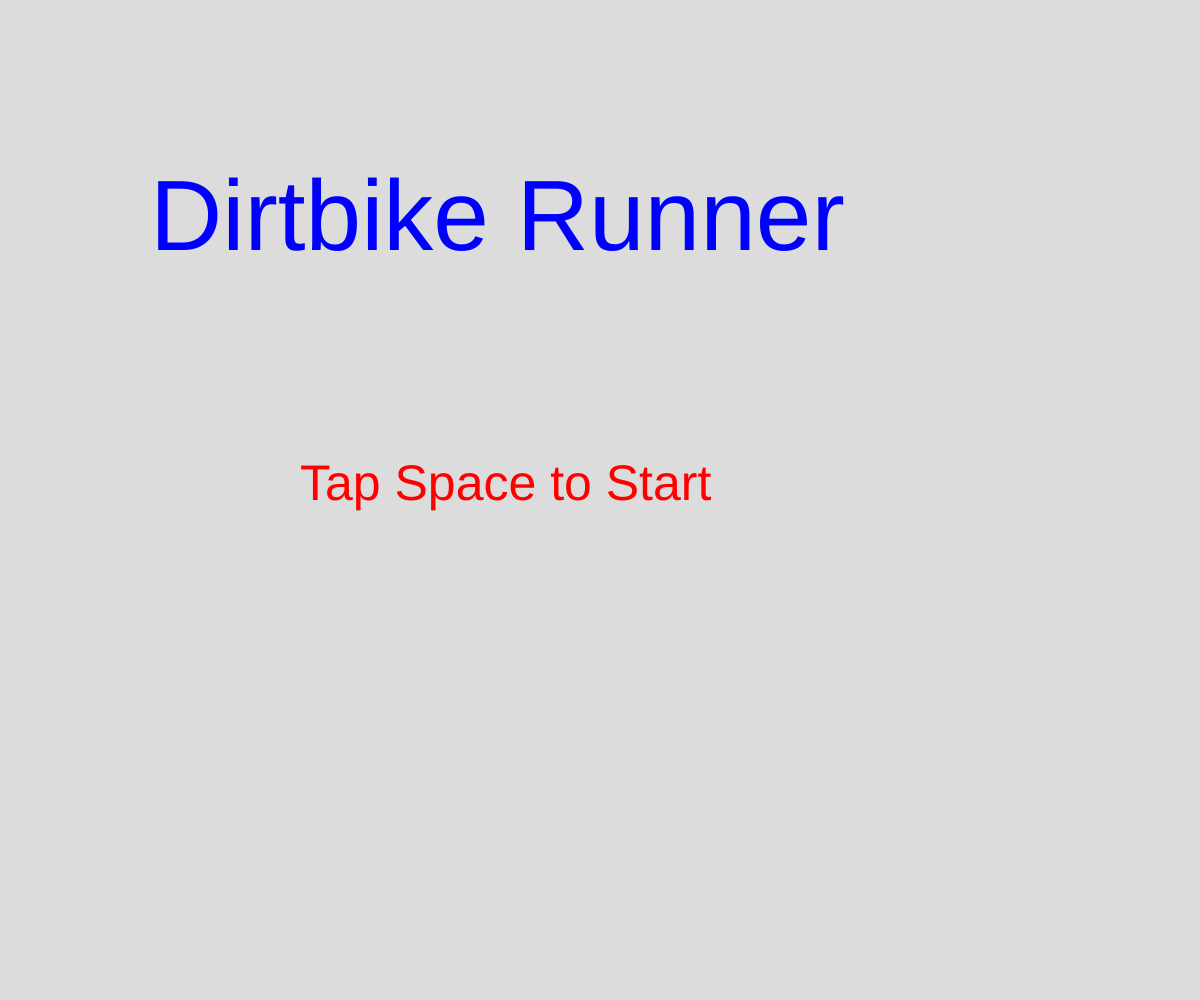
Frame 1 (no input)
Frame 60 (no input): identical to frame 1, image omitted
Frame 120 (the mouse pressed at the canvas centre since frame 60): identical to frame 1, image omitted

The p5.js sketch that drew this single still picture (run headless with seeded random() and noise() and a simulated clock; from frame 60 on, the mouse is pressed at the canvas centre):

// p5.js sketch
// ── sketch.js
// Dirtbike Runner
// Blake Tierney
// April 8, 2020
//
// Extra for Experts:
// - describe what you did to take this project "above and beyond"


let playerX = 0;
let rectHeight;
let rectWidth;
let time;
let startScreen = true;
let playingGame = false;
let gameOverScreen = false;


function setup() {
  createCanvas(windowWidth, windowHeight);
  time = 0;
  rectWidth = 1;
}

function draw() {
  background(220);
  //Checks and calls the startScreen function
  if (startScreen) {
    drawStartScreen();
  }
  
  if (playingGame) {
    modePlayingGame();
  }

  if (gameOverScreen) {
    drawGameOverScreen();
  }
}

function drawStartScreen() {
  textSize(100);
  fill("blue");
  text("Dirtbike Runner", width/8, height/4);
  fill("red");
  textSize(50);
  text("Tap Space to Start",  width/4, height/2);
}

function modePlayingGame() {
  background(135, 206, 235);
  movePlayer();
  displayTerrain();
  displayPlayer();
}

function drawGameOverScreen() {
  textSize(100);
  fill("red");
  text("You Lose", width/8, height/2);
  fill("blue");
  textSize(50);
  text("You Got ", x, "coins", width/8, height + height/2);
  text("Press Space To Try Again", width/8, height/2);
}

function movePlayer() {
  if (keyIsPressed && key === "d") {
    playerX += 0.01; 
  }
  if (keyIsPressed && key === "a") {
    playerX -= 0.01; 
  }
}

function displayTerrain() {
  time = playerX;
  for (let x = 0; x <= width; x += rectWidth) {
    rectHeight = noise(time) * height + 150;
    stroke("green");
    rect(x, height - rectHeight, rectWidth, rectHeight);

    time += 0.0008;
  }
  
  time = playerX;
  for (let x = 0; x <= width; x += rectWidth) {
    rectHeight = noise(time) * height;
    stroke(155, 118, 83);
    rect(x, height - rectHeight, rectWidth, rectHeight);

    time += 0.0008;
  }

  
}

function displayPlayer() {
  fill("red");
  rect(playerX + width - 100, height - rectHeight - 250, 100, 100);
}

function keyPressed() {
  if (startScreen) {
    if (key === " ") {
      startScreen = false;
      playingGame = true;
    }
  }
  if (playingGame) {
    if (key === " ") {
      movingUp = true;
      movingDown = false;
    }
  }
  
  if (gameOverScreen) {
    if (key === " ") {
      gameOverScreen = false;
      startScreen = true;
    }
  }
}
